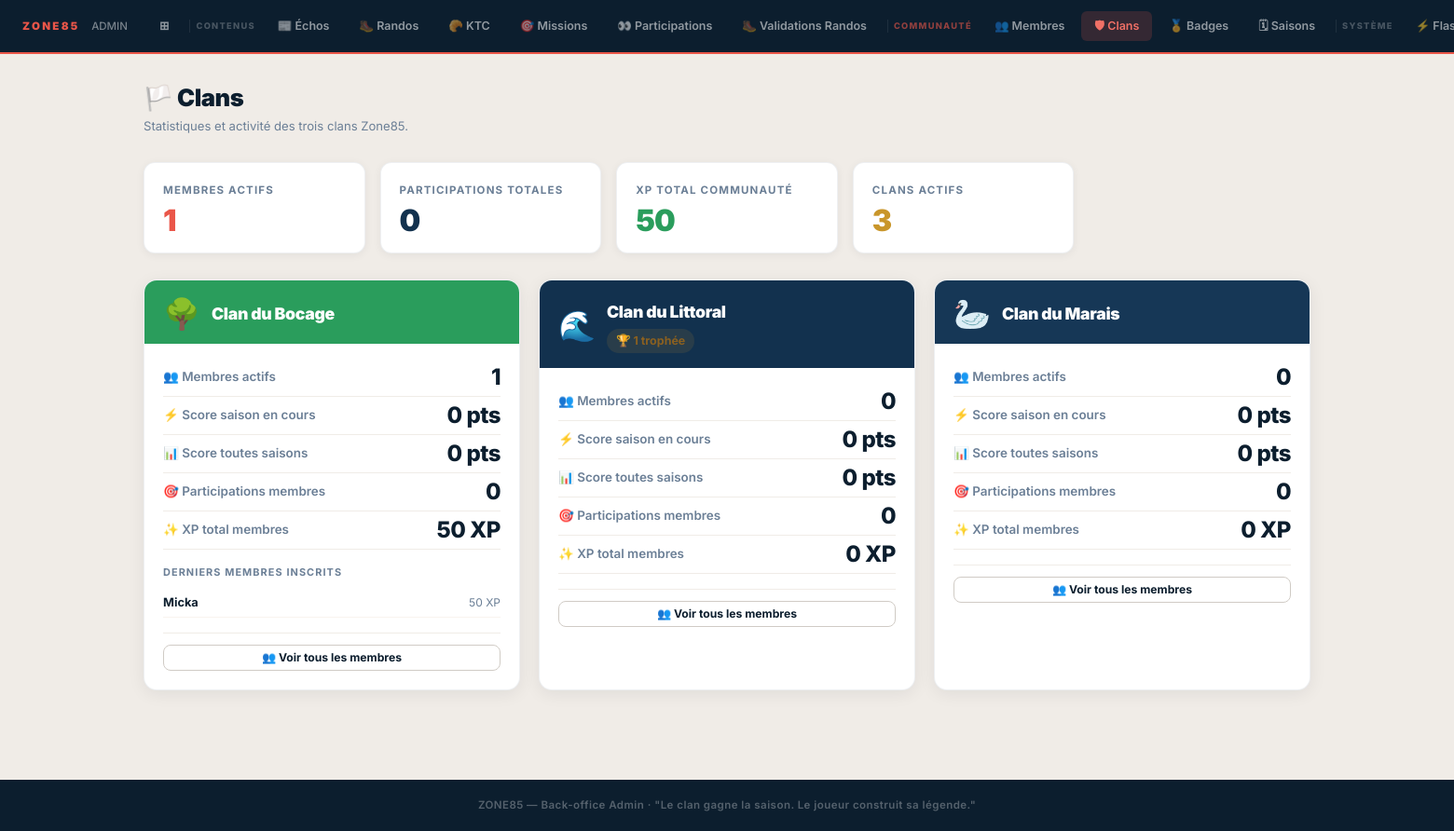
Page /admin/clans.php (signed in) on the committed database.
### tables this page shows
CREATE TABLE IF NOT EXISTS clans (
  id               INT UNSIGNED AUTO_INCREMENT PRIMARY KEY,
  name             VARCHAR(100) NOT NULL,
  slug             VARCHAR(100) NOT NULL,
  description      TEXT,
  mascot_image     VARCHAR(255),
  color_primary    VARCHAR(20) DEFAULT '#12314e',
  color_secondary  VARCHAR(20) DEFAULT '#163756',
  motto            VARCHAR(255),
  cry              VARCHAR(255),
  is_active        TINYINT(1) DEFAULT 1,
  created_at       DATETIME NOT NULL DEFAULT CURRENT_TIMESTAMP,
  updated_at       DATETIME NOT NULL DEFAULT CURRENT_TIMESTAMP ON UPDATE CURRENT_TIMESTAMP,
  UNIQUE KEY uq_clans_slug (slug)
);

CREATE TABLE IF NOT EXISTS users (
  id                    INT UNSIGNED AUTO_INCREMENT PRIMARY KEY,
  email                 VARCHAR(180) NOT NULL,
  password_hash         VARCHAR(255) NOT NULL DEFAULT '',
  pseudo                VARCHAR(50) NOT NULL,
  first_name            VARCHAR(100),
  last_name             VARCHAR(100),
  clan_id               INT UNSIGNED NULL,
  avatar_type           ENUM('preset','generated','upload') NOT NULL DEFAULT 'preset',
  avatar_config         JSON NULL,
  avatar_file           VARCHAR(255) NULL,
  bio                   TEXT NULL,
  xp_total              INT UNSIGNED NOT NULL DEFAULT 0,
  level                 TINYINT UNSIGNED NOT NULL DEFAULT 1,
  newsletter_optin      TINYINT(1) DEFAULT 0,
  notif_missions        TINYINT(1) DEFAULT 1,
  notif_saisons         TINYINT(1) DEFAULT 1,
  notif_clan            TINYINT(1) DEFAULT 1,
  notif_push            TINYINT(1) DEFAULT 0,
  digest_hebdo          TINYINT(1) DEFAULT 0,
  accepted_cgu_at       DATETIME NULL,
  accepted_privacy_at   DATETIME NULL,
  email_verified_at     DATETIME NULL,
  email_verify_token    VARCHAR(64) NULL,
  role                  ENUM('member','moderator','admin') NOT NULL DEFAULT 'member',
  status                ENUM('active','suspended','deleted') NOT NULL DEFAULT 'active',
  last_login_at         DATETIME NULL,
  login_count           INT UNSIGNED DEFAULT 0,
  pwa_installed_at      DATETIME NULL,
  pwa_install_count     TINYINT UNSIGNED DEFAULT 0,
  delete_requested_at   DATETIME NULL,
  deleted_at            DATETIME NULL,
  created_at            DATETIME NOT NULL DEFAULT CURRENT_TIMESTAMP,
  updated_at            DATETIME NOT NULL DEFAULT CURRENT_TIMESTAMP ON UPDATE CURRENT_TIMESTAMP,
  UNIQUE KEY uq_users_email  (email),
  UNIQUE KEY uq_users_pseudo (pseudo),
  KEY idx_users_status  (status),
  KEY idx_users_role    (role),
  KEY idx_users_deleted (deleted_at),
  KEY idx_users_login   (last_login_at),
  CONSTRAINT fk_users_clan FOREIGN KEY (clan_id) REFERENCES clans(id) ON DELETE SET NULL
);

### includes/functions.php (called while the page is built, shortened)
<?php
function format_xp(int $n): string {
    return number_format($n, 0, ',', ' ') . ' XP';
}
function format_score(int $n): string {
    return number_format($n, 0, ',', ' ') . ' pts';
}
function e(string $str): string {
    return htmlspecialchars($str, ENT_QUOTES, 'UTF-8');
}

### admin/clans.php (the view, shortened to what this page needs)
<?php
require_once '../includes/functions.php';
$pdo = db();
$clan_meta = [
    'bocage'   => ['label' => 'Bocage',   'emoji' => '🌳', 'color' => '#2a7d4f', 'bg' => 'rgba(42,125,79,.08)',  'border' => 'rgba(42,125,79,.25)'],
    'littoral' => ['label' => 'Littoral', 'emoji' => '🌊', 'color' => '#1565c0', 'bg' => 'rgba(21,101,192,.08)', 'border' => 'rgba(21,101,192,.25)'],
    'marais'   => ['label' => 'Marais',   'emoji' => '🦢', 'color' => '#6d4c41', 'bg' => 'rgba(109,76,65,.08)',  'border' => 'rgba(109,76,65,.25)'],
];
$clans_data = [];
if ($pdo) {
    $clan_rows = [];
    try {
        $clan_rows = $pdo->query("SELECT id, name, slug, color_primary FROM clans ORDER BY slug ASC")->fetchAll();
    } catch (PDOException $e) {
        error_log('[ZONE85 admin/clans clan_rows] ' . $e->getMessage());
    }
    $active_season_id = null;
    try {
        $row = $pdo->query("SELECT id FROM seasons WHERE status = 'active' LIMIT 1")->fetch();
        $active_season_id = $row ? (int)$row['id'] : null;
    } catch (PDOException $e) {
        error_log('[ZONE85 admin/clans active_season] ' . $e->getMessage());
    }
    foreach ($clan_rows as $clan) {
        $slug = $clan['slug'];
        $cid  = (int)$clan['id'];
        $meta = $clan_meta[$slug] ?? ['label' => $clan['name'], 'emoji' => '🏳️', 'color' => '#6b7f96', 'bg' => 'rgba(107,127,150,.08)', 'border' => 'rgba(107,127,150,.25)'];
        $entry = [
            'id'              => $cid,
            'slug'            => $slug,
            'name'            => $clan['name'],
            'color'           => $clan['color_primary'] ?: $meta['color'],
            'meta'            => $meta,
            'members_total'   => 0,
            'season_score'    => 0,
            'all_time_score'  => 0,
            'total_parts'     => 0,
            'total_xp'        => 0,
            'last_logs'       => [],
            'recent_members'  => [],
            'trophies'        => 0,
        ];
        try {
            $stmt = $pdo->prepare("SELECT COUNT(*) FROM users WHERE clan_id = :cid AND status = 'active'");
            $stmt->execute([':cid' => $cid]);
            $entry['members_total'] = (int)$stmt->fetchColumn();
        } catch (PDOException $e) {
            error_log('[ZONE85 admin/clans members] ' . $e->getMessage());
        }
        if ($active_season_id) {
            try {
                $stmt = $pdo->prepare("SELECT COALESCE(SUM(points),0) FROM clan_score_logs WHERE clan_id = :cid AND season_id = :sid");
                $stmt->execute([':cid' => $cid, ':sid' => $active_season_id]);
                $entry['season_score'] = (int)$stmt->fetchColumn();
            } catch (PDOException $e) {
                error_log('[ZONE85 admin/clans season_score] ' . $e->getMessage());
            }
        }
        try {
            $stmt = $pdo->prepare("SELECT COALESCE(SUM(points),0) FROM clan_score_logs WHERE clan_id = :cid");
            $stmt->execute([':cid' => $cid]);
            $entry['all_time_score'] = (int)$stmt->fetchColumn();
        } catch (PDOException $e) {
            error_log('[ZONE85 admin/clans all_time] ' . $e->getMessage());
        }
        try {
            $stmt = $pdo->prepare("
                SELECT COUNT(*) FROM participations p
                INNER JOIN users u ON u.id = p.user_id
                WHERE u.clan_id = :cid
            ");
            $stmt->execute([':cid' => $cid]);
            $entry['total_parts'] = (int)$stmt->fetchColumn();
        } catch (PDOException $e) {
            error_log('[ZONE85 admin/clans total_parts] ' . $e->getMessage());
        }
        try {
            $stmt = $pdo->prepare("SELECT COALESCE(SUM(xp_total),0) FROM users WHERE clan_id = :cid AND status = 'active'");
            $stmt->execute([':cid' => $cid]);
            $entry['total_xp'] = (int)$stmt->fetchColumn();
        } catch (PDOException $e) {
            error_log('[ZONE85 admin/clans total_xp] ' . $e->getMessage());
        }
        try {
            $stmt = $pdo->prepare("
                SELECT csl.points, csl.reason, csl.created_at,
                       s.title AS season_title
                FROM clan_score_logs csl
                LEFT JOIN seasons s ON s.id = csl.season_id
                WHERE csl.clan_id = :cid
                ORDER BY csl.created_at DESC
                LIMIT 5
            ");
            $stmt->execute([':cid' => $cid]);
            $entry['last_logs'] = $stmt->fetchAll();
        } catch (PDOException $e) {
            error_log('[ZONE85 admin/clans last_logs] ' . $e->getMessage());
        }
        try {
            $stmt = $pdo->prepare("
                SELECT id, pseudo, xp_total, created_at
                FROM users
                WHERE clan_id = :cid
                ORDER BY created_at DESC
                LIMIT 5
            ");
            $stmt->execute([':cid' => $cid]);
            $entry['recent_members'] = $stmt->fetchAll();
        } catch (PDOException $e) {
            error_log('[ZONE85 admin/clans recent_members] ' . $e->getMessage());
        }
        try {
            $stmt = $pdo->prepare("SELECT COUNT(*) FROM season_trophies WHERE winning_clan_id = :cid");
            $stmt->execute([':cid' => $cid]);
            $entry['trophies'] = (int)$stmt->fetchColumn();
        } catch (PDOException $e) {
            error_log('[ZONE85 admin/clans trophies] ' . $e->getMessage());
        }
        $clans_data[$slug] = $entry;
    }
}
$clans_ordered = [];
foreach (array_keys($clan_meta) as $slug) {
    if (isset($clans_data[$slug])) {
        $clans_ordered[] = $clans_data[$slug];
    }
}
require_once '_admin-header.php';
?>
<div class="adm-page-header">
  <div>
    <h1 class="adm-page-title">🏳️ Clans</h1>
    <p class="adm-page-sub">Statistiques et activité des trois clans Zone85.</p>
  </div>
</div>
<?php if (empty($clans_ordered)): ?>
  <div class="adm-empty">
    <div class="adm-empty-icon">🏳️</div>
    <p>Aucun clan trouvé en base de données.</p>
  </div>
<?php else: ?>
<?php
  $total_members = array_sum(array_column($clans_ordered, 'members_total'));
  $total_parts   = array_sum(array_column($clans_ordered, 'total_parts'));
  $total_xp      = array_sum(array_column($clans_ordered, 'total_xp'));
?>
<div class="adm-stats" style="margin-bottom:28px">
  <div class="adm-stat">
    <div class="adm-stat-label">Membres actifs</div>
    <div class="adm-stat-value coral"><?= number_format($total_members, 0, ',', ' ') ?></div>
  </div>
  <div class="adm-stat">
    <div class="adm-stat-label">Participations totales</div>
    <div class="adm-stat-value blue"><?= number_format($total_parts, 0, ',', ' ') ?></div>
  </div>
  <div class="adm-stat">
    <div class="adm-stat-label">XP total communauté</div>
    <div class="adm-stat-value green"><?= number_format($total_xp, 0, ',', ' ') ?></div>
  </div>
  <div class="adm-stat">
    <div class="adm-stat-label">Clans actifs</div>
    <div class="adm-stat-value amber"><?= count($clans_ordered) ?></div>
  </div>
</div>
<div class="clans-grid">
  <?php foreach ($clans_ordered as $c): ?>
  <?php
    $meta       = $c['meta'];
    $hdr_color  = $c['color'] ?: $meta['color'];
    $slug       = $c['slug'];
  ?>
  <div class="clan-card">
    <div class="clan-card-header" style="background:<?= e($hdr_color) ?>">
      <span class="clan-card-emoji"><?= e($meta['emoji']) ?></span>
      <div>
        <div class="clan-card-name"><?= e($c['name']) ?></div>
        <?php if ($c['trophies'] > 0): ?>
          <span class="clan-trophy-badge" style="margin-top:4px;display:inline-flex">
            🏆 <?= $c['trophies'] ?> trophée<?= $c['trophies'] > 1 ? 's' : '' ?>
          </span>
        <?php endif; ?>
      </div>
    </div>
    <div class="clan-card-body">
      <div class="clan-stat-row">
        <span class="clan-stat-label">👥 Membres actifs</span>
        <span class="clan-stat-val"><?= number_format($c['members_total'], 0, ',', ' ') ?></span>
      </div>
      <div class="clan-stat-row">
        <span class="clan-stat-label">⚡ Score saison en cours</span>
        <span class="clan-stat-val"><?= format_score($c['season_score']) ?></span>
      </div>
      <div class="clan-stat-row">
        <span class="clan-stat-label">📊 Score toutes saisons</span>
        <span class="clan-stat-val"><?= format_score($c['all_time_score']) ?></span>
      </div>
      <div class="clan-stat-row">
        <span class="clan-stat-label">🎯 Participations membres</span>
        <span class="clan-stat-val"><?= number_format($c['total_parts'], 0, ',', ' ') ?></span>
      </div>
      <div class="clan-stat-row">
        <span class="clan-stat-label">✨ XP total membres</span>
        <span class="clan-stat-val"><?= format_xp($c['total_xp']) ?></span>
      </div>
      <?php if (!empty($c['recent_members'])): ?>
      <div class="clan-section-title">Derniers membres inscrits</div>
      <?php foreach ($c['recent_members'] as $mem): ?>
        <div class="clan-member-row">
          <span class="clan-member-pseudo"><?= e($mem['pseudo']) ?></span>
          <span class="clan-member-xp"><?= format_xp((int)($mem['xp_total'] ?? 0)) ?></span>
        </div>
      <?php endforeach; ?>
      <?php endif; ?>
      <div style="margin-top:16px;padding-top:12px;border-top:1px solid #f0ece7">
        <a href="users.php?clan=<?= e($slug) ?>" class="btn-adm btn-adm-ghost btn-adm-sm" style="width:100%;justify-content:center">
          👥 Voir tous les membres
        </a>
      </div>
    </div>
  </div>
  <?php endforeach; ?>
</div>
<?php endif; ?>
<?php require_once '_admin-footer.php'; ?>

### assets/css/zone85.css (style rules this page uses)
*,*::before,*::after { box-sizing:border-box;margin:0;padding:0 }
html { scroll-behavior:smooth }
body { font-family:'Inter',sans-serif;background:var(--beige);color:var(--text);line-height:1.6;overflow-x:hidden }
a { color:inherit;text-decoration:none }
:root { --primary: #ea5649; --primary-dark: #c73d31; --primary-light:#f07066; --navy-dark: #12314e; --navy-mid: #163756; --navy-pale: #243d52; --navy-deep: #0c1e2e; --beige: #F5F1ED; --beige-light: #FAF7F4; --beige-dark: #EAE4DC; --white: #FFFFFF; --text: #1a2530; --text-mid: #3d4f5c; --text-muted: #7a8a94; --gold: #C9962A; --green: #2a9d5c; --radius-sm: 5px; --radius: 8px; --radius-lg: 12px; --shadow-sm: 0 1px 3px rgba(0,0,0,.08); --shadow-md: 0 4px 16px rgba(0,0,0,.12); --shadow-lg: 0 8px 32px rgba(0,0,0,.18); }
.clan-stat-val { display:block;font-size:1.5rem;font-weight:900;color:var(--text);letter-spacing:-.5px;line-height:1 }

### admin/_admin-header.php (style rules this page uses)
*, *::before, *::after { box-sizing: border-box; }
html, body { margin: 0; padding: 0; height: 100%; }
body { font-family: 'Inter', sans-serif; background: #f0ece7; color: #0f1e2d; min-height: 100vh; }
.adm-page-header { display: flex; align-items: flex-start; justify-content: space-between; gap: 16px; margin-bottom: 28px; flex-wrap: wrap; }
.adm-page-title { font-size: 1.6rem; font-weight: 900; color: #0c1e2e; letter-spacing: -.5px; margin: 0; line-height: 1.2; }
.adm-page-sub { font-size: .82rem; color: #6b7f96; margin: 4px 0 0; }
.btn-adm { display: inline-flex; align-items: center; gap: 6px; padding: 10px 20px; border-radius: 8px; font-size: .84rem; font-weight: 700; text-decoration: none; cursor: pointer; border: none; font-family: 'Inter', sans-serif; transition: opacity .15s, transform .1s; white-space: nowrap; line-height: 1; }
.btn-adm-ghost { background: #fff; color: #0c1e2e; border: 1.5px solid #d0cbc5; }
.btn-adm-sm { padding: 7px 14px; font-size: .76rem; }
.adm-stats { display: grid; grid-template-columns: repeat(auto-fill, minmax(200px, 1fr)); gap: 16px; margin-bottom: 28px; }
.adm-stat { background: #fff; border-radius: 12px; box-shadow: 0 2px 10px rgba(12,30,46,.06); border: 1px solid rgba(18,49,78,.07); padding: 20px 20px 18px; }
.adm-stat-label { font-size: .72rem; font-weight: 700; text-transform: uppercase; letter-spacing: .1em; color: #6b7f96; margin-bottom: 8px; }
.adm-stat-value { font-size: 2rem; font-weight: 900; color: #0c1e2e; letter-spacing: -1px; line-height: 1; }
.adm-stat-value.coral { color: #ea5649; }
.adm-stat-value.green { color: #2a9d5c; }
.adm-stat-value.blue { color: #12314e; }
.adm-stat-value.amber { color: #C9962A; }

### admin/clans.php (style rules this page uses)
.clans-grid { display: grid; grid-template-columns: repeat(3, 1fr); gap: 20px; margin-bottom: 32px; }
.clan-card { background: #fff; border-radius: 14px; box-shadow: 0 4px 18px rgba(12,30,46,.07); border: 1px solid rgba(18,49,78,.07); overflow: hidden; }
.clan-card-header { padding: 20px 20px 16px; display: flex; align-items: center; gap: 12px; }
.clan-card-emoji { font-size: 2rem; line-height: 1; }
.clan-card-name { font-size: 1.1rem; font-weight: 900; color: #fff; letter-spacing: -.3px; }
.clan-card-body { padding: 16px 20px 20px; }
.clan-stat-row { display: flex; justify-content: space-between; align-items: center; padding: 8px 0; border-bottom: 1px solid #f0ece7; font-size: .84rem; }
.clan-stat-label { color: #6b7f96; font-weight: 600; }
.clan-stat-val { font-weight: 800; color: #0c1e2e; }
.clan-section-title { font-size: .68rem; font-weight: 700; text-transform: uppercase; letter-spacing: .1em; color: #6b7f96; margin: 16px 0 8px; }
.clan-member-row { display: flex; justify-content: space-between; align-items: center; padding: 5px 0; font-size: .8rem; border-bottom: 1px solid #f8f4ef; }
.clan-member-pseudo { font-weight: 700; color: #0c1e2e; }
.clan-member-xp { color: #6b7f96; font-size: .75rem; }
.clan-trophy-badge { display: inline-flex; align-items: center; gap: 4px; font-size: .78rem; font-weight: 700; background: rgba(201,150,42,.12); color: #8a6020; padding: 3px 10px; border-radius: 999px; }

### rows in the picture
clans: emoji "🌳", name "Clan du Bocage", id "1", season_score "0 pts", all_time_score "0 pts", total_parts "0", total_xp "50 XP"
users: pseudo "Micka", xp_total "50 XP"
clans: emoji "🌊", name "Clan du Littoral", trophies "1", members_total "0", season_score "0 pts", all_time_score "0 pts", total_parts "0", total_xp "0 XP"
clans: emoji "🦢", name "Clan du Marais", members_total "0", season_score "0 pts", all_time_score "0 pts", total_parts "0", total_xp "0 XP"

### other values in the picture
$section_label "CONTENUS"
$label "📰 Échos"
$label "🥾 Randos"
$label "🥐 KTC"
$label "🎯 Missions"
$label "👀 Participations"
$label "🥾 Validations Randos"
$section_label "COMMUNAUTÉ"
$label "👥 Membres"
$label "🛡 Clans"
$label "🏅 Badges"
$label "🗓 Saisons"
$section_label "SYSTÈME"
$label "⚡…"
$total_members "1"
